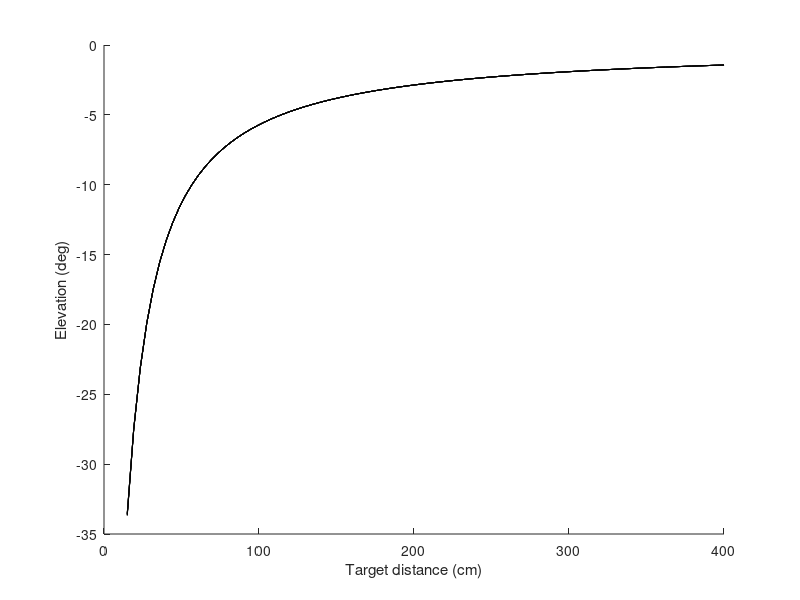
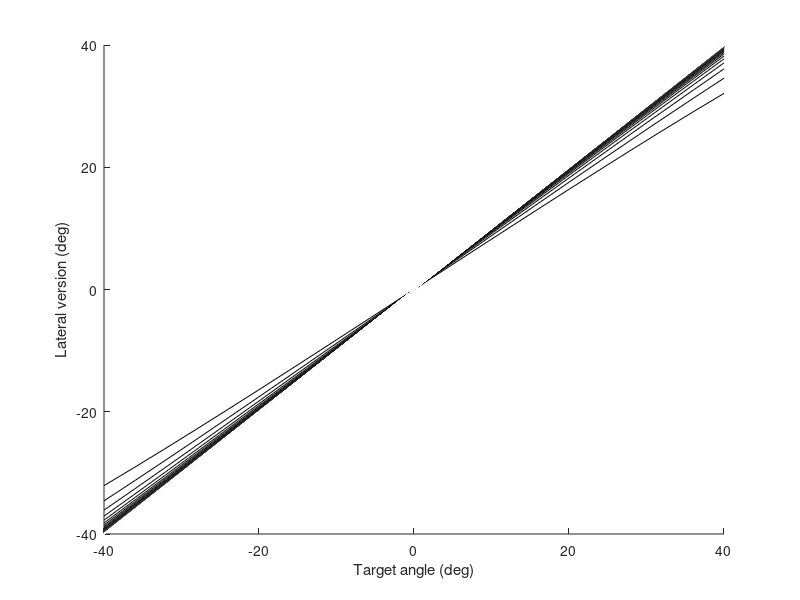
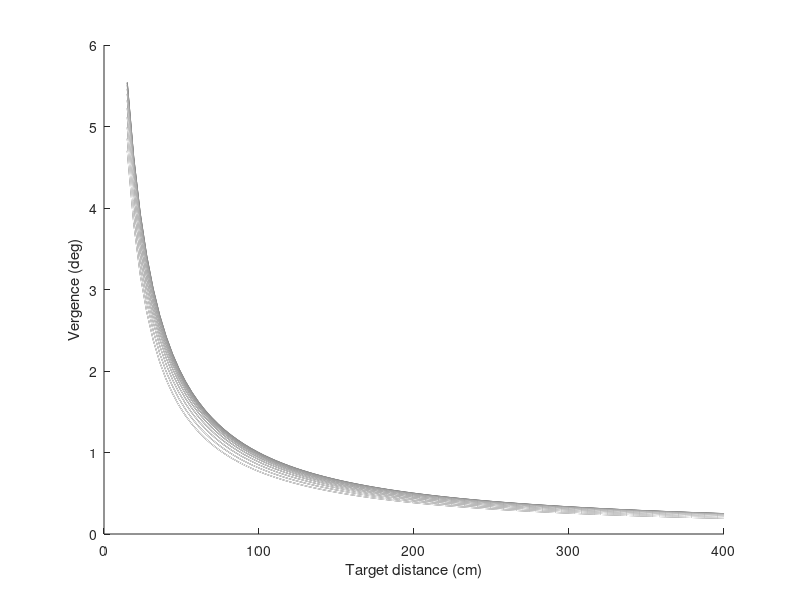

Write MATLAB code to recreate these figures, in order.
%% static parameters
delta = 3.5/2; % IOD = 2*delta
z = -10;

%% gaze location
r = linspace(15,400,93);
th = linspace(-40,40,21);
[R,TH] = meshgrid(r,th);
Y = R./sqrt(1 + tand(TH).^2);
X = Y.*tand(TH);

%% theoretical predictions for eye position
yle_pred = atan2d(X + delta, sqrt(Y.^2 + z^2));
yre_pred = atan2d(X - delta, sqrt(Y.^2 + z^2));
zle_pred = atan2d(z , sqrt(Y.^2 + (X + delta).^2));
zre_pred = atan2d(z , sqrt(Y.^2 + (X - delta).^2));
ver_mean_pred = 0.5*(zle_pred + zre_pred); % mean vertical eye position (of the two eyes)
hor_mean_pred = 0.5*(yle_pred + yre_pred); % mean horizontal eye position
ver_diff_pred = 0.5*(zle_pred - zre_pred); % 0.5*difference between vertical eye positions (of the two eyes)
hor_diff_pred = 0.5*(yle_pred - yre_pred); % 0.5*difference between horizontal eye positions

%% plot
cmap = gray(size(R,1));
figure; hold on;
for i=1:size(R,1), plot(R(i,:),ver_mean_pred(i,:),'Color',cmap(end-i+1,:)); end
xlabel('Target distance (cm)'); ylabel('Elevation (deg)');

cmap = gray(size(TH,2));
figure; hold on;
for i=1:size(TH,2), plot(TH(:,i),hor_mean_pred(:,i),'Color',cmap(i,:)); end
xlabel('Target angle (deg)'); ylabel('Lateral version (deg)');

cmap = gray(size(R,1));
figure; hold on;
for i=1:size(R,1), plot(R(i,:),hor_diff_pred(i,:),'Color',cmap(i,:)); end
xlabel('Target distance (cm)'); ylabel('Vergence (deg)');